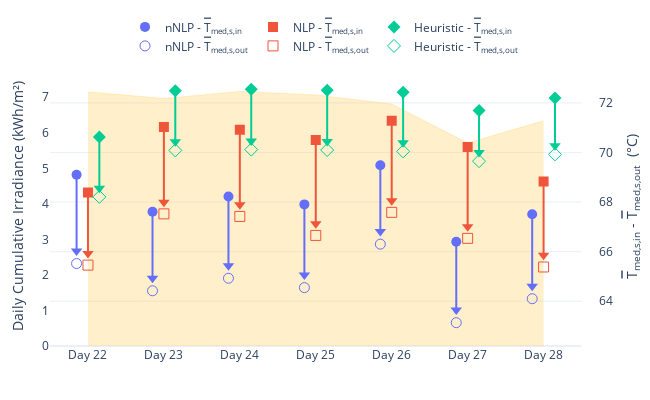

Here is the notebook cell this chart was saved with:
### Markdown cell above
## Visualize and compare key variables

### Code cell
def paired_variable_plot(
    df: pd.DataFrame | list[pd.DataFrame], 
    var1_col: str, 
    var2_col: str,
    x_col: str | None = None, 
    var1_label: str | None = None,
    var2_label: str | None = None,
    bg_var_col: str | None = None,
    bg_var_label: str | None = None,
    alt_labels: list[str] | None = None, 
    marker_symbols: list[str] | None = None, 
    spacing: float = 0.3,
    var_unit: str = "",
    show_bg_label: bool = True,
    **kwargs
) -> go.Figure:
    """Create a scatter plot with arrows connecting var1 to var2 for each x value.
    X-axis is treated as categorical with spacing between alternatives.
    
    Parameters:
    - df: pd.DataFrame or list[pd.DataFrame] - data source(s)
    - x_col: str - column name for x-axis, if None index is used (treated as categorical)
    - var1_col: str - column name for first variable (starting point of arrow)
    - var2_col: str - column name for second variable (ending point of arrow)
    - alt_labels: list[str] | None - optional labels if df is a list
    - pattern_shapes: list[str] | None - optional marker symbols per alternative
    - spacing: float - spacing between alternatives (default 0.3)
    - **kwargs: additional keyword arguments passed to fig.update_layout()
    
    Returns: plotly.graph_objs.Figure
    """
    
    def nice_limits(series_list: list[np.ndarray], padding_ratio: float = 0.1) -> list[float]:
        min_ = np.nanmin(np.concatenate(series_list))
        max_ = np.nanmax(np.concatenate(series_list))
        span = max_ - min_
        if span == 0:
            span = abs(max_) if max_ != 0 else 1
        padding = padding_ratio * span
        return [min_ - padding, max_ + padding]
    
    try:
        from phd_visualizations.constants import plt_colors, symbols_closed
    except ImportError:
        import plotly.express as px
        plt_colors = px.colors.qualitative.Plotly
        symbols_closed = ['circle', 'square', 'diamond', 'cross', 'x']
        
    if var_unit and not var_unit.startswith('('):
        var_unit = f" ({var_unit})"
        
    # Handle single df or list of dfs
    if isinstance(df, pd.DataFrame):
        dfs: list[pd.DataFrame] = [df]
        alt_labels = alt_labels or ['Data']
    else:
        dfs = df
        alt_labels = alt_labels or [f'Alt {i+1}' for i in range(len(dfs))]
    
    n_alts: int = len(dfs)
    
    # Load marker symbols from package if not provided
    if marker_symbols is None:
        marker_symbols: list[str] = symbols_closed
        
    if x_col is None:
        if str(dfs[0].index.dtype).startswith('datetime64'):
            categories = [f"Day {dt.day+1}" for dt in dfs[0].index]
        else:
            categories = dfs[0].index.astype(str).tolist()
    else:
        # Get unique categories from first dataframe
        categories = dfs[0][x_col].unique() if dfs else []
    
    fig: go.Figure = go.Figure()
    
    # Build mapping of category to base position
    cat_positions: dict = {cat: i for i, cat in enumerate(categories)}
    
    # Calculate offsets for each alternative
    if n_alts > 1:
        offsets: list[float] = [(i - (n_alts - 1) / 2) * spacing for i in range(n_alts)]
    else:
        offsets = [0.0]
    
    # Build tick labels and positions for x-axis
    tickvals: list[int] = []
    ticktext: list[str] = []
    for cat in categories:
        base_pos = cat_positions[cat]
        tickvals.append(base_pos)
        ticktext.append(str(cat))
        
    # --- Scatter (overlay, left axis or independent choice) ---
    if bg_var_col is not None:
        df_scatter = dfs[0]  # use first dataframe for scatter
        fig.add_trace(
            go.Scatter(
                x=tickvals,
                y=df_scatter[bg_var_col],
                mode="lines", # "markers+lines+text",
                name=f"{bg_var_label or bg_var_col} ❮",
                marker=dict(size=8, color="#FECB52"),
                line=dict(dash="solid", color="#FECB52", width=0.3),
                fill="tozeroy",
                fillcolor="rgba(254, 203, 82, 0.3)",
                # zorder=10,
                # text=[f"{val:.0f}" for val in df_scatter[bg_var_col]],
                # text_font=dict(color="#FECB52"),
                textposition="top center",
                showlegend=show_bg_label,
            ),
        )
    
    for idx, (data, label) in enumerate(zip(dfs, alt_labels)):
        if x_col is not None:
            assert x_col in data.columns, f"x_col '{x_col}' not found in DataFrame columns."
        
        if var1_col not in data.columns or var2_col not in data.columns:
            print(f"Skipping alternative '{label}' due to missing columns: {var1_col=}, or {var2_col=}.")
            continue
        
        color: str = plt_colors[idx % len(plt_colors)]
        marker: str = marker_symbols[idx % len(marker_symbols)]
        marker_open: str = f"{marker}-open"
        offset: float = offsets[idx]
        
        # Build x positions with offset
        x_positions: list[float] = [cat_positions[cat] + offset for cat in categories]
                
        # Add scatter points for var1
        fig.add_trace(go.Scatter(
            x=x_positions,
            y=data[var1_col],
            mode='markers',
            name=f'{label} - {var1_label or var1_col}',
            marker=dict(size=10, symbol=marker, color=color),
            legendgroup=label,
            hovertemplate=f'{label}<br>%{{text}}<br>{var1_col}: %{{y}}<extra></extra>',
            # text=data[x_col],
            yaxis='y2' if bg_var_col is not None else 'y'
        ))
        
        # Add scatter points for var2
        fig.add_trace(go.Scatter(
            x=x_positions,
            y=data[var2_col],
            mode='markers',
            name=f'{label} - {var2_label or var2_col}',
            marker=dict(size=10, symbol=marker_open, color=color),
            legendgroup=label,
            hovertemplate=f'{label}<br>{x_col}: %{{text}}<br>{var2_col}: %{{y}}<extra></extra>',
            # text=data[x_col],
            yaxis='y2' if bg_var_col is not None else 'y'
        ))
        
        # Add arrows connecting var1 to var2 for each x value
        # In Plotly: (x, y) is the arrow head, (ax, ay) is the arrow tail
        # for x_pos, y1, y2 in zip(x_positions, data[var1_col], data[var2_col]):
        #     fig.add_annotation(
        #         x=x_pos,      # arrow head x position (at var2)
        #         y=y2,         # arrow head y position (at var2)
        #         ax=x_pos,     # arrow tail x position (at var1)
        #         ay=y1,        # arrow tail y position (at var1)
        #         xref='x',
        #         yref='y2' if bg_var_col is not None else 'y',
        #         axref='x',
        #         ayref='y2' if bg_var_col is not None else 'y',
        #         showarrow=True,
        #         arrowhead=2,
        #         arrowsize=1,
        #         arrowwidth=2,
        #         arrowcolor=color,
        #         opacity=1,
        #     )
        # compute a small visual offset based on data scale
        all_vals = np.concatenate([
            data[var1_col].values,
            data[var2_col].values
        ])
        ymin = np.nanmin(all_vals)
        ymax = np.nanmax(all_vals)
        yrange = ymax - ymin or abs(ymax) or 1

        head_offset = 0.08 * yrange   # 1.5% of axis range
        
        # Build arrow shafts (lines) with None separators
        arrow_x = []
        arrow_y = []

        # Arrow heads (at var2 points)
        head_x = []
        head_y = []

        for x_pos, y1, y2 in zip(x_positions, data[var1_col], data[var2_col]):

            direction = 1 if y2 >= y1 else -1

            # shorten shaft so it doesn't enter the marker
            shaft_end = y2 - direction * head_offset

            arrow_x += [x_pos, x_pos, None]
            arrow_y += [y1, shaft_end, None]

            # move head slightly beyond shaft end
            head_x.append(x_pos)
            head_y.append(shaft_end)

            head_symbol = "triangle-up" if direction > 0 else "triangle-down"

        # Add shaft trace
        fig.add_trace(
            go.Scatter(
                x=arrow_x,
                y=arrow_y,
                mode="lines",
                line=dict(color=color, width=2),
                legendgroup=label,
                showlegend=False,
                hoverinfo="skip",
                yaxis='y2' if bg_var_col is not None else 'y'
            )
        )

        # Add arrowhead trace
        fig.add_trace(
            go.Scatter(
                x=head_x,
                y=head_y,
                mode="markers",
                marker=dict(
                    symbol=head_symbol,
                    size=10,
                    color=color,
                    line=dict(width=0)
                ),
                legendgroup=label,
                showlegend=False,
                hoverinfo="skip",
                yaxis='y2' if bg_var_col is not None else 'y'
            )
        )
                    
    # Configure yaxis
    yaxis_config: dict = {}
    kwargs.setdefault('xaxis', {})

    if bg_var_col is not None:
        # print("Background variable detected, configuring dual y-axes.")
        
        yaxis_config["yaxis"] = dict(
            title=f"{bg_var_label or bg_var_col}",
            # overlaying="y",
            # side="right",
            # position=1,
            showgrid=False,
            # range=[min(df_scatter[bg_var_col]) * 0.5, max(df_scatter[bg_var_col]) * 1.1],
        )
        
        yaxis_config["yaxis2"] = dict(
            title=f"{var1_label or var1_col} - {var2_label or var2_col} {var_unit}",
            overlaying="y",
            side="right",
            position=1,
            showgrid=True,
            # range=[min(df_scatter[var2_col]) * 0.5, max(df_scatter[var2_col]) * 1.1],
        )
        
        kwargs['xaxis'].setdefault('domain', [0, 0.97])
    
    # Set default layout parameters using setdefault to avoid conflicts with kwargs
    if isinstance(kwargs['xaxis'], dict):
        kwargs['xaxis'].setdefault('title', "")
        kwargs['xaxis'].setdefault('tickmode', 'array')
        kwargs['xaxis'].setdefault('tickvals', tickvals)
        kwargs['xaxis'].setdefault('ticktext', ticktext)
        kwargs['xaxis'].setdefault('type', 'linear')
    
    kwargs.setdefault('legend', {'orientation': 'h', 'yanchor': 'bottom', 'y': 1.02, 'xanchor': 'center', 'x': 0.5})
    kwargs.setdefault('width', 900)
    kwargs.setdefault('height', 500)
    kwargs.setdefault('hovermode', 'closest')
    
    # Set default axis ranges to avoid auto-scaling when adding traces, but allow overrides via kwargs
    kwargs.setdefault('xaxis_range', [tickvals[0] - 0.5, tickvals[-1] + 0.5])
    kwargs.setdefault('yaxis_range', [0, dfs[0][bg_var_col].max() * 1.1])
    kwargs.setdefault('yaxis2_range', nice_limits(
        [
            arr
            for df_ in dfs
            for arr in (df_[var1_col].values, df_[var2_col].values)
        ]
    ))
    
    fig.update_layout(yaxis_config, **kwargs)
    
    return fig


fig = paired_variable_plot(
    df=daily_sim_dfs,
    var1_col='Tmed_s_in',
    var1_label='<span style="text-decoration:overline">T</span><sub>med,s,in</sub>',
    var2_col='Tmed_s_out',
    var2_label='<span style="text-decoration:overline">T</span><sub>med,s,out</sub>',
    var_unit='°C',
    bg_var_col='daily_cumulative_I_kWhm2',
    bg_var_label='Daily Cumulative Irradiance (kWh/m²)',
    alt_labels=alt_labels,
    spacing=0.15,
    
    # Additional layout kwargs
    # title='Comparison of Value1 vs Value2',
    width=650,
    height=400,
    template='plotly_white',
    margin=dict(l=50, r=50, t=50, b=50),
    xaxis_showgrid=False,
    xaxis_zeroline=False,
    show_bg_label=False,
)

fig.show(config=plotly_config)

### Figure 1 — Plotly figure (JSON) as saved in the notebook; plotly's stock layout.template omitted (floating-point values rounded to 4 significant figures)
{"data": [{"fill": "tozeroy", "fillcolor": "rgba(254, 203, 82, 0.3)", "line": {"color": "#FECB52", "dash": "solid", "width": 0.3}, "marker": {"color": "#FECB52", "size": 8}, "mode": "lines", "name": "Daily Cumulative Irradiance (kWh/m²) ❮", "showlegend": false, "textposition": "top center", "type": "scatter", "x": [0, 1, 2, 3, 4, 5, 6], "y": [7.151, 6.965, 7.162, 7.066, 6.807, 5.71, 6.339]}, {"hovertemplate": "nNLP<br>%{text}<br>Tmed_s_in: %{y}<extra></extra>", "legendgroup": "nNLP", "marker": {"color": "#636EFA", "size": 10, "symbol": "circle"}, "mode": "markers", "name": "nNLP - <span style=\"text-decoration:overline\">T</span><sub>med,s,in</sub>", "type": "scatter", "x": [-0.15, 0.85, 1.85, 2.85, 3.85, 4.85, 5.85], "y": [69.1, 67.61, 68.22, 67.91, 69.48, 66.4, 67.5], "yaxis": "y2"}, {"hovertemplate": "nNLP<br>None: %{text}<br>Tmed_s_out: %{y}<extra></extra>", "legendgroup": "nNLP", "marker": {"color": "#636EFA", "size": 10, "symbol": "circle-open"}, "mode": "markers", "name": "nNLP - <span style=\"text-decoration:overline\">T</span><sub>med,s,out</sub>", "type": "scatter", "x": [-0.15, 0.85, 1.85, 2.85, 3.85, 4.85, 5.85], "y": [65.52, 64.42, 64.93, 64.55, 66.3, 63.14, 64.1], "yaxis": "y2"}, {"hoverinfo": "skip", "legendgroup": "nNLP", "line": {"color": "#636EFA", "width": 2}, "mode": "lines", "showlegend": false, "type": "scatter", "x": [-0.15, -0.15, null, 0.85, 0.85, null, 1.85, 1.85, null, 2.85, 2.85, null, 3.85, 3.85, null, 4.85, 4.85, null, 5.85, 5.85, null], "y": [69.1, 66.03, null, 67.61, 64.93, null, 68.22, 65.44, null, 67.91, 65.06, null, 69.48, 66.81, null, 66.4, 63.64, null, 67.5, 64.61, null], "yaxis": "y2"}, {"hoverinfo": "skip", "legendgroup": "nNLP", "marker": {"color": "#636EFA", "line": {"width": 0}, "size": 10, "symbol": "triangle-down"}, "mode": "markers", "showlegend": false, "type": "scatter", "x": [-0.15, 0.85, 1.85, 2.85, 3.85, 4.85, 5.85], "y": [66.03, 64.93, 65.44, 65.06, 66.81, 63.64, 64.61], "yaxis": "y2"}, {"hovertemplate": "NLP<br>%{text}<br>Tmed_s_in: %{y}<extra></extra>", "legendgroup": "NLP", "marker": {"color": "#EF553B", "size": 10, "symbol": "square"}, "mode": "markers", "name": "NLP - <span style=\"text-decoration:overline\">T</span><sub>med,s,in</sub>", "type": "scatter", "x": [0, 1, 2, 3, 4, 5, 6], "y": [68.38, 71.02, 70.92, 70.51, 71.28, 70.22, 68.83], "yaxis": "y2"}, {"hovertemplate": "NLP<br>None: %{text}<br>Tmed_s_out: %{y}<extra></extra>", "legendgroup": "NLP", "marker": {"color": "#EF553B", "size": 10, "symbol": "square-open"}, "mode": "markers", "name": "NLP - <span style=\"text-decoration:overline\">T</span><sub>med,s,out</sub>", "type": "scatter", "x": [0, 1, 2, 3, 4, 5, 6], "y": [65.46, 67.52, 67.42, 66.65, 67.58, 66.54, 65.38], "yaxis": "y2"}, {"hoverinfo": "skip", "legendgroup": "NLP", "line": {"color": "#EF553B", "width": 2}, "mode": "lines", "showlegend": false, "type": "scatter", "x": [0, 0, null, 1, 1, null, 2, 2, null, 3, 3, null, 4, 4, null, 5, 5, null, 6, 6, null], "y": [68.38, 65.93, null, 71.02, 68.0, null, 70.92, 67.89, null, 70.51, 67.13, null, 71.28, 68.06, null, 70.22, 67.01, null, 68.83, 65.85, null], "yaxis": "y2"}, {"hoverinfo": "skip", "legendgroup": "NLP", "marker": {"color": "#EF553B", "line": {"width": 0}, "size": 10, "symbol": "triangle-down"}, "mode": "markers", "showlegend": false, "type": "scatter", "x": [0, 1, 2, 3, 4, 5, 6], "y": [65.93, 68.0, 67.89, 67.13, 68.06, 67.01, 65.85], "yaxis": "y2"}, {"hovertemplate": "Heuristic<br>%{text}<br>Tmed_s_in: %{y}<extra></extra>", "legendgroup": "Heuristic", "marker": {"color": "#00CC96", "size": 10, "symbol": "diamond"}, "mode": "markers", "name": "Heuristic - <span style=\"text-decoration:overline\">T</span><sub>med,s,in</sub>", "type": "scatter", "x": [0.15, 1.15, 2.15, 3.15, 4.15, 5.15, 6.15], "y": [70.62, 72.49, 72.55, 72.51, 72.42, 71.69, 72.2, NaN], "yaxis": "y2"}, {"hovertemplate": "Heuristic<br>None: %{text}<br>Tmed_s_out: %{y}<extra></extra>", "legendgroup": "Heuristic", "marker": {"color": "#00CC96", "size": 10, "symbol": "diamond-open"}, "mode": "markers", "name": "Heuristic - <span style=\"text-decoration:overline\">T</span><sub>med,s,out</sub>", "type": "scatter", "x": [0.15, 1.15, 2.15, 3.15, 4.15, 5.15, 6.15], "y": [68.21, 70.08, 70.12, 70.1, 70.04, 69.65, 69.92, NaN], "yaxis": "y2"}, {"hoverinfo": "skip", "legendgroup": "Heuristic", "line": {"color": "#00CC96", "width": 2}, "mode": "lines", "showlegend": false, "type": "scatter", "x": [0.15, 0.15, null, 1.15, 1.15, null, 2.15, 2.15, null, 3.15, 3.15, null, 4.15, 4.15, null, 5.15, 5.15, null, 6.15, 6.15, null], "y": [70.62, 68.56, null, 72.49, 70.43, null, 72.55, 70.46, null, 72.51, 70.45, null, 72.42, 70.39, null, 71.69, 70.0, null, 72.2, 70.27, null], "yaxis": "y2"}, {"hoverinfo": "skip", "legendgroup": "Heuristic", "marker": {"color": "#00CC96", "line": {"width": 0}, "size": 10, "symbol": "triangle-down"}, "mode": "markers", "showlegend": false, "type": "scatter", "x": [0.15, 1.15, 2.15, 3.15, 4.15, 5.15, 6.15], "y": [68.56, 70.43, 70.46, 70.45, 70.39, 70.0, 70.27], "yaxis": "y2"}], "layout": {"height": 400, "hovermode": "closest", "legend": {"orientation": "h", "x": 0.5, "xanchor": "center", "y": 1.02, "yanchor": "bottom"}, "margin": {"b": 50, "l": 50, "r": 50, "t": 50}, "width": 650, "xaxis": {"domain": [0, 0.97], "range": [-0.5, 6.5], "showgrid": false, "tickmode": "array", "ticktext": ["Day 22", "Day 23", "Day 24", "Day 25", "Day 26", "Day 27", "Day 28"], "tickvals": [0, 1, 2, 3, 4, 5, 6], "title": {"text": ""}, "type": "linear", "zeroline": false}, "yaxis": {"range": [0, 7.879], "showgrid": false, "title": {"text": "Daily Cumulative Irradiance (kWh/m²)"}}, "yaxis2": {"overlaying": "y", "position": 1, "range": [62.2, 73.49], "showgrid": true, "side": "right", "title": {"text": "<span style=\"text-decoration:overline\">T</span><sub>med,s,in</sub> - <span style=\"text-decoration:overline\">T</span><sub>med,s,out</sub>  (°C)"}}}}
